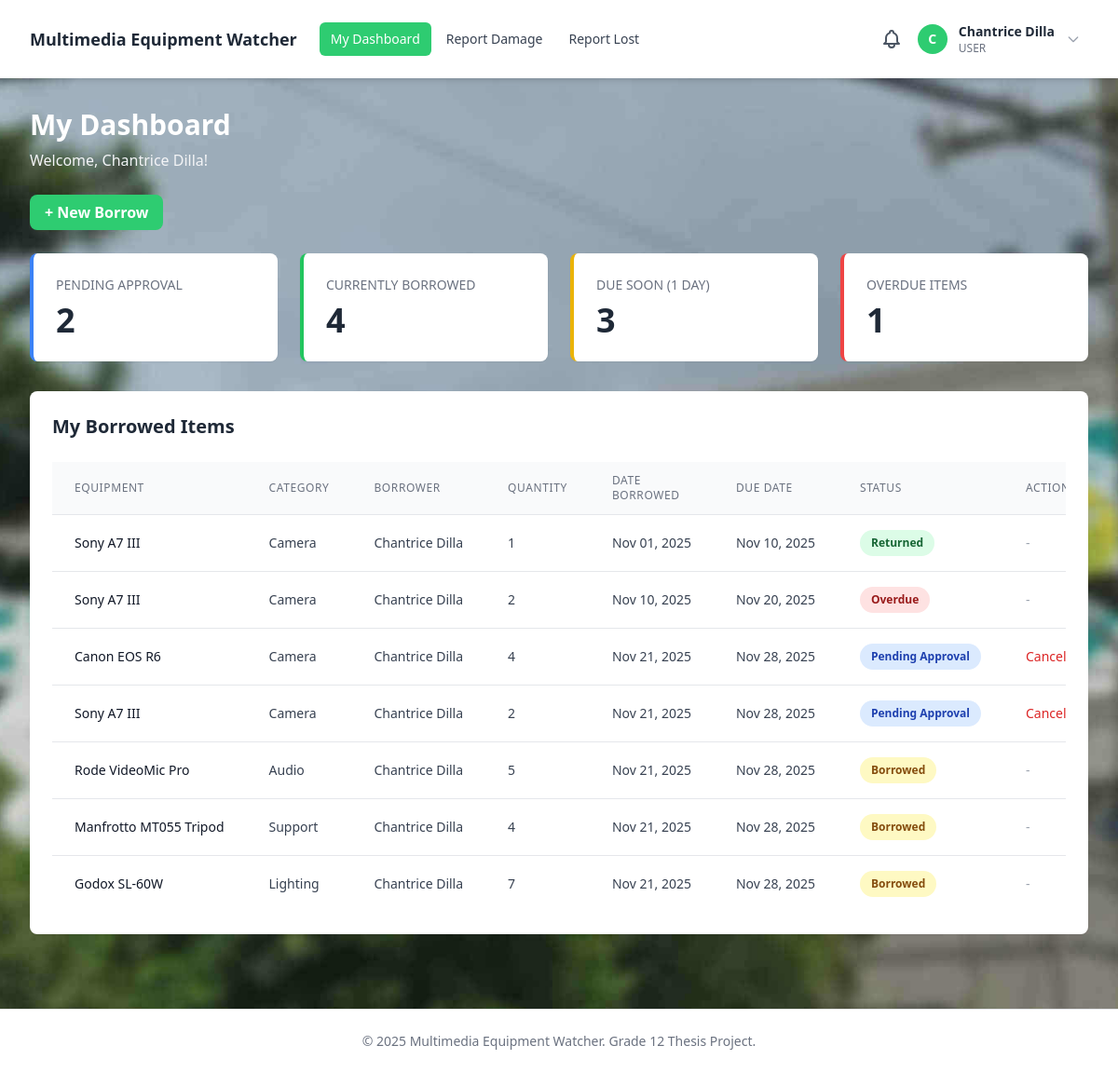
/staff-dashboard.php (signed in), run on the app's committed database.
### tables this page shows
CREATE TABLE borrowing_transactions (
    id INT AUTO_INCREMENT PRIMARY KEY,
    equipment_id INT NOT NULL,
    user_id INT NOT NULL,
    quantity INT NOT NULL DEFAULT 1,
    quantity_returned INT NOT NULL DEFAULT 0,
    date_borrowed DATE NOT NULL,
    due_date DATE NOT NULL,
    date_returned DATE NULL,
    status ENUM('pending', 'borrowed', 'returned', 'partially_returned', 'lost', 'rejected', 'cancelled') NOT NULL DEFAULT 'pending',
    remarks TEXT NULL,
    created_at TIMESTAMP DEFAULT CURRENT_TIMESTAMP,
    FOREIGN KEY (equipment_id) REFERENCES equipment(id) ON DELETE CASCADE,
    FOREIGN KEY (user_id) REFERENCES users(id) ON DELETE CASCADE
);

CREATE TABLE equipment (
    id INT AUTO_INCREMENT PRIMARY KEY,
    name VARCHAR(100) NOT NULL,
    description TEXT,
    category VARCHAR(50),
    total_quantity INT NOT NULL DEFAULT 1,
    available_quantity INT NOT NULL DEFAULT 1,
    status ENUM('available', 'borrowed', 'damaged', 'lost') NOT NULL DEFAULT 'available',
    created_at TIMESTAMP DEFAULT CURRENT_TIMESTAMP
);

CREATE TABLE users (
    id INT AUTO_INCREMENT PRIMARY KEY,
    name VARCHAR(100) NOT NULL,
    email VARCHAR(100) NOT NULL UNIQUE,
    password VARCHAR(255) NOT NULL,
    role ENUM('admin', 'user') NOT NULL DEFAULT 'user',
    is_active TINYINT(1) NOT NULL DEFAULT 0,
    created_at TIMESTAMP DEFAULT CURRENT_TIMESTAMP
);

### config/database.php (called while the page is built, shortened)
<?php
function getCurrentUser() {
    return [
        'id' => $_SESSION['user_id'] ?? null,
        'name' => $_SESSION['user_name'] ?? null,
        'email' => $_SESSION['user_email'] ?? null,
        'role' => $_SESSION['role'] ?? null
    ];
}

### staff-dashboard.php (the view, shortened to what this page needs)
<?php
require_once 'includes/header.php';
$pdo = getDBConnection();
$userId = $_SESSION['user_id'];
$myBorrowings = $pdo->prepare("
    SELECT
        bt.*,
        e.name as equipment_name,
        e.category,
        u.name as borrower_name
    FROM borrowing_transactions bt
    JOIN equipment e ON bt.equipment_id = e.id
    JOIN users u ON bt.user_id = u.id
    WHERE bt.user_id = ?
    ORDER BY bt.due_date ASC
");
$myBorrowings->execute([$userId]);
$borrowings = $myBorrowings->fetchAll();
$totalBorrowed = 0;
$pendingCount = 0;
$overdueCount = 0;
$dueSoon = 0;
foreach ($borrowings as $item) {
    if ($item['status'] === 'pending') {
        $pendingCount++;
    } elseif ($item['status'] === 'borrowed' || $item['status'] === 'partially_returned') {
        $totalBorrowed++;
        if ($item['due_date'] < date('Y-m-d')) {
            $overdueCount++;
        } elseif ($item['due_date'] <= date('Y-m-d', strtotime('+3 days'))) {
            $dueSoon++;
        }
    }
}
?>
<div class="mb-8">
    <h2 class="text-3xl font-bold text-white">My Dashboard</h2>
    <p class="text-gray-100 mt-2">Welcome, <?php echo htmlspecialchars($currentUser['name']); ?>!</p>
</div>
<div class="mb-8">
    <a href="borrowing/add.php" class="px-4 py-2 bg-primary hover:bg-primary-dark text-white font-semibold rounded-lg transition">+ New Borrow</a>
</div>
<div class="grid grid-cols-1 md:grid-cols-4 gap-6 mb-8">
    <div class="bg-white rounded-lg shadow-sm p-6 border-l-4 border-blue-500">
        <h3 class="text-sm font-medium text-gray-500 uppercase mb-2">Pending Approval</h3>
        <p class="text-4xl font-bold text-gray-800"><?php echo $pendingCount; ?></p>
    </div>
    <div class="bg-white rounded-lg shadow-sm p-6 border-l-4 border-green-500">
        <h3 class="text-sm font-medium text-gray-500 uppercase mb-2">Currently Borrowed</h3>
        <p class="text-4xl font-bold text-gray-800"><?php echo $totalBorrowed; ?></p>
    </div>
    <div class="bg-white rounded-lg shadow-sm p-6 border-l-4 border-yellow-500">
        <h3 class="text-sm font-medium text-gray-500 uppercase mb-2">Due Soon (1 day)</h3>
        <p class="text-4xl font-bold text-gray-800"><?php echo $dueSoon; ?></p>
    </div>
    <div class="bg-white rounded-lg shadow-sm p-6 border-l-4 border-red-500">
        <h3 class="text-sm font-medium text-gray-500 uppercase mb-2">Overdue Items</h3>
        <p class="text-4xl font-bold text-gray-800"><?php echo $overdueCount; ?></p>
    </div>
</div>
<div class="bg-white rounded-lg shadow-sm p-6">
    <h3 class="text-xl font-semibold text-gray-800 mb-6">My Borrowed Items</h3>
    <?php if (count($borrowings) > 0): ?>
        <div class="overflow-x-auto">
            <table class="min-w-full divide-y divide-gray-200">
                <thead class="bg-gray-50">
                    <tr>
                        <th class="px-6 py-3 text-left text-xs font-medium text-gray-500 uppercase tracking-wider">Equipment</th>
                        <th class="px-6 py-3 text-left text-xs font-medium text-gray-500 uppercase tracking-wider">Category</th>
                        <th class="px-6 py-3 text-left text-xs font-medium text-gray-500 uppercase tracking-wider">Borrower</th>
                        <th class="px-6 py-3 text-left text-xs font-medium text-gray-500 uppercase tracking-wider">Quantity</th>
                        <th class="px-6 py-3 text-left text-xs font-medium text-gray-500 uppercase tracking-wider">Date Borrowed</th>
                        <th class="px-6 py-3 text-left text-xs font-medium text-gray-500 uppercase tracking-wider">Due Date</th>
                        <th class="px-6 py-3 text-left text-xs font-medium text-gray-500 uppercase tracking-wider">Status</th>
                        <th class="px-6 py-3 text-left text-xs font-medium text-gray-500 uppercase tracking-wider">Actions</th>
                    </tr>
                </thead>
                <tbody class="bg-white divide-y divide-gray-200">
                    <?php foreach ($borrowings as $item): ?>
                        <?php
                        $statusClass = 'bg-gray-100 text-gray-800';
                        $statusText = ucfirst(str_replace('_', ' ', $item['status']));
                        if ($item['status'] === 'pending') {
                            $statusClass = 'bg-blue-100 text-blue-800';
                            $statusText = 'Pending Approval';
                        } elseif ($item['status'] === 'cancelled') {
                            $statusClass = 'bg-gray-100 text-gray-600';
                            $statusText = 'Cancelled';
                        } elseif ($item['status'] === 'rejected') {
                            $statusClass = 'bg-red-100 text-red-800';
                            $statusText = 'Rejected';
                        } elseif ($item['status'] === 'partially_returned') {
                            $statusClass = 'bg-orange-100 text-orange-800';
                            $statusText = 'Partially Returned';
                        } elseif ($item['status'] === 'returned') {
                            $statusClass = 'bg-green-100 text-green-800';
                            $statusText = 'Returned';
                        } elseif ($item['status'] === 'lost') {
                            $statusClass = 'bg-purple-100 text-purple-800';
                            $statusText = 'Lost';
                        } elseif ($item['due_date'] < date('Y-m-d')) {
                            $statusClass = 'bg-red-100 text-red-800';
                            $statusText = 'Overdue';
                        } elseif ($item['due_date'] <= date('Y-m-d', strtotime('+1 days'))) {
                            $statusClass = 'bg-orange-100 text-orange-800';
                            $statusText = 'Due Soon';
                        } elseif ($item['status'] === 'borrowed') {
                            $statusClass = 'bg-yellow-100 text-yellow-800';
                            $statusText = 'Borrowed';
                        }
                        ?>
                        <tr class="hover:bg-gray-50">
                            <td class="px-6 py-4 whitespace-nowrap text-sm font-medium text-gray-900"><?php echo htmlspecialchars($item['equipment_name']); ?></td>
                            <td class="px-6 py-4 whitespace-nowrap text-sm text-gray-700"><?php echo htmlspecialchars($item['category']); ?></td>
                            <td class="px-6 py-4 whitespace-nowrap text-sm text-gray-700"><?php echo htmlspecialchars($item['borrower_name']); ?></td>
                            <td class="px-6 py-4 whitespace-nowrap text-sm text-gray-700"><?php echo $item['quantity']; ?></td>
                            <td class="px-6 py-4 whitespace-nowrap text-sm text-gray-700"><?php echo date('M d, Y', strtotime($item['date_borrowed'])); ?></td>
                            <td class="px-6 py-4 whitespace-nowrap text-sm text-gray-700"><?php echo date('M d, Y', strtotime($item['due_date'])); ?></td>
                            <td class="px-6 py-4 whitespace-nowrap">
                                <span class="px-3 py-1 inline-flex text-xs leading-5 font-semibold rounded-full <?php echo $statusClass; ?>">
                                    <?php echo $statusText; ?>
                                </span>
                            </td>
                            <td class="px-6 py-4 whitespace-nowrap text-sm">
                                <?php if ($item['status'] === 'pending'): ?>
                                    <a href="/borrowing/cancel.php?id=<?php echo $item['id']; ?>"
                                       onclick="return confirm('Are you sure you want to cancel this borrowing request?')"
                                       class="text-red-600 hover:text-red-800 font-medium">
                                        Cancel
                                    </a>
                                <?php else: ?>
                                    <span class="text-gray-400">-</span>
                                <?php endif; ?>
                            </td>
                        </tr>
                    <?php endforeach; ?>
                </tbody>
            </table>
        </div>
    <?php endif; ?>
</div>
<?php require_once 'includes/footer.php'; ?>

### assets/css/background.css (style rules this page uses)
.bg-enhanced { background-image: url('/images/background.jpg'); background-size: cover; background-position: center; background-attachment: fixed; position: relative; }

### data on the page
borrowing_transactions: equipment.name "Sony A7 III", equipment.category "Camera", user.name "Chantrice Dilla", quantity "1", date_borrowed "Nov 01, 2025", due_date "Nov 10, 2025", status "Returned"
borrowing_transactions: equipment.name "Sony A7 III", equipment.category "Camera", user.name "Chantrice Dilla", quantity "2", date_borrowed "Nov 10, 2025", due_date "Nov 20, 2025", statusText "Overdue"
borrowing_transactions: equipment.name "Canon EOS R6", equipment.category "Camera", user.name "Chantrice Dilla", quantity "4", date_borrowed "Nov 21, 2025", due_date "Nov 28, 2025", status "Pending Approval"
borrowing_transactions: equipment.name "Sony A7 III", equipment.category "Camera", user.name "Chantrice Dilla", quantity "2", date_borrowed "Nov 21, 2025", due_date "Nov 28, 2025", status "Pending Approval"
borrowing_transactions: equipment.name "Rode VideoMic Pro", equipment.category "Audio", user.name "Chantrice Dilla", quantity "5", date_borrowed "Nov 21, 2025", due_date "Nov 28, 2025", statusText "Borrowed"
borrowing_transactions: equipment.name "Manfrotto MT055 Tripod", equipment.category "Support", user.name "Chantrice Dilla", quantity "4", date_borrowed "Nov 21, 2025", due_date "Nov 28, 2025", statusText "Borrowed"
borrowing_transactions: equipment.name "Godox SL-60W", equipment.category "Lighting", user.name "Chantrice Dilla", quantity "7", date_borrowed "Nov 21, 2025", due_date "Nov 28, 2025", statusText "Borrowed"

### other printed values
substr($currentUser['name'], 0, 1) "C"
$currentUser['name'] "Chantrice Dilla"
$currentUser['role'] "USER"
$pendingCount "2"
$totalBorrowed "4"
$dueSoon "3"
$overdueCount "1"
